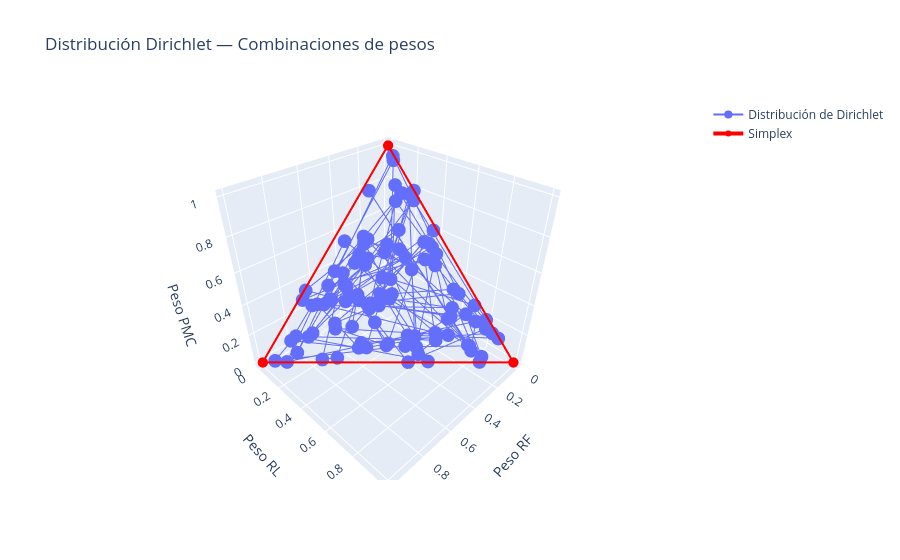

Notebook cell for this chart:
### Markdown cell above
Vamos a usar distribución de Dirichlet para generar combinaciones de pesos a probar, la propiedad especial de esta distrbución es que los pesos sumnan 1.

### Code cell
import plotly.graph_objects as go

# Generamos 100 combinaciones aleatorias de pesos para los 3 modelos, la distribución de Dirichlet hace que sumen 1
random_weights = np.random.dirichlet(np.ones(3), size=100)

# Crear visualización 3d
fig = go.Figure()

fig.add_trace(go.Scatter3d(
    x=random_weights[:,0], y=random_weights[:,1], z=random_weights[:,2],
    name='Distribución de Dirichlet'
))

vertices_x = [1, 0, 0, 1]
vertices_y = [0, 1, 0, 0]
vertices_z = [0, 0, 1, 0]

fig.add_trace(go.Scatter3d(
    x=vertices_x,
    y=vertices_y,
    z=vertices_z,
    mode='lines+markers',
    line=dict(color='red', width=4),
    marker=dict(size=6, color='red'),
    name='Simplex'
))

fig.update_layout(
    title='Distribución Dirichlet — Combinaciones de pesos',
    scene=dict(
        xaxis_title='Peso RF',
        yaxis_title='Peso RL',
        zaxis_title='Peso PMC'
    )
)

fig.show()

random_weights = random_weights.tolist()
